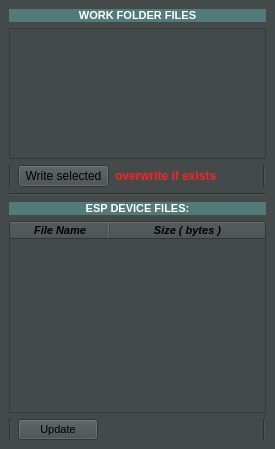
  <widget class="QDockWidget" name="dockWidget_Files">
   <property name="sizePolicy">
    <sizepolicy hsizetype="Preferred" vsizetype="Preferred">
     <horstretch>0</horstretch>
     <verstretch>0</verstretch>
    </sizepolicy>
   </property>
   <property name="minimumSize">
    <size>
     <width>255</width>
     <height>449</height>
    </size>
   </property>
   <property name="maximumSize">
    <size>
     <width>524287</width>
     <height>524287</height>
    </size>
   </property>
   <property name="baseSize">
    <size>
     <width>0</width>
     <height>0</height>
    </size>
   </property>
   <property name="font">
    <font>
     <family>MS Shell Dlg 2</family>
     <pointsize>8</pointsize>
    </font>
   </property>
   <property name="styleSheet">
    <string notr="true">background-color: rgb(68, 74, 74);</string>
   </property>
   <property name="floating">
    <bool>false</bool>
   </property>
   <property name="features">
    <set>QDockWidget::DockWidgetFloatable|QDockWidget::DockWidgetMovable</set>
   </property>
   <property name="windowTitle">
    <string>MANAGE LUA FILES</string>
   </property>
   <attribute name="dockWidgetArea">
    <number>1</number>
   </attribute>
   <widget class="QWidget" name="dockWidgetContents_2">
    <layout class="QVBoxLayout" name="verticalLayout">
     <item>
      <widget class="QLabel" name="label_2">
       <property name="maximumSize">
        <size>
         <width>16777215</width>
         <height>15</height>
        </size>
       </property>
       <property name="font">
        <font>
         <family>MS Shell Dlg 2</family>
         <pointsize>8</pointsize>
         <weight>75</weight>
         <bold>true</bold>
        </font>
       </property>
       <property name="styleSheet">
        <string notr="true">background-color: rgba(96, 170, 170, 128);
color: rgb(255, 255, 255);</string>
       </property>
       <property name="text">
        <string>WORK FOLDER FILES</string>
       </property>
       <property name="alignment">
        <set>Qt::AlignCenter</set>
       </property>
      </widget>
     </item>
     <item>
      <widget class="QTreeView" name="treeFiles">
       <property name="styleSheet">
        <string notr="true">alternate-background-color: rgb(74, 80, 80);</string>
       </property>
       <property name="verticalScrollBarPolicy">
        <enum>Qt::ScrollBarAlwaysOff</enum>
       </property>
       <property name="horizontalScrollBarPolicy">
        <enum>Qt::ScrollBarAlwaysOff</enum>
       </property>
       <property name="sizeAdjustPolicy">
        <enum>QAbstractScrollArea::AdjustToContents</enum>
       </property>
       <property name="alternatingRowColors">
        <bool>true</bool>
       </property>
       <property name="selectionMode">
        <enum>QAbstractItemView::ExtendedSelection</enum>
       </property>
      </widget>
     </item>
     <item>
      <layout class="QHBoxLayout" name="horizontalLayout_10">
       <property name="spacing">
        <number>6</number>
       </property>
       <item>
        <widget class="Line" name="line_32">
         <property name="orientation">
          <enum>Qt::Vertical</enum>
         </property>
        </widget>
       </item>
       <item>
        <widget class="QPushButton" name="btnFilesWriteESP">
         <property name="maximumSize">
          <size>
           <width>16777215</width>
           <height>23</height>
          </size>
         </property>
         <property name="text">
          <string> Write selected </string>
         </property>
         <property name="icon">
          <iconset resource="main.qrc">
           <normaloff>:/icons/Icons/tool956.png</normaloff>:/icons/Icons/tool956.png</iconset>
         </property>
         <property name="flat">
          <bool>false</bool>
         </property>
        </widget>
       </item>
       <item>
        <widget class="QLabel" name="label_8">
         <property name="maximumSize">
          <size>
           <width>16777215</width>
           <height>16777215</height>
          </size>
         </property>
         <property name="font">
          <font>
           <weight>75</weight>
           <bold>true</bold>
          </font>
         </property>
         <property name="styleSheet">
          <string notr="true">color: rgb(255, 32, 32);
background-color: rgba(255, 255, 255, 0);</string>
         </property>
         <property name="text">
          <string>overwrite if exists</string>
         </property>
        </widget>
       </item>
       <item>
        <spacer name="horizontalSpacer_6">
         <property name="orientation">
          <enum>Qt::Horizontal</enum>
         </property>
         <property name="sizeHint" stdset="0">
          <size>
           <width>40</width>
           <height>15</height>
          </size>
         </property>
        </spacer>
       </item>
       <item>
        <widget class="Line" name="line_3">
         <property name="orientation">
          <enum>Qt::Vertical</enum>
         </property>
        </widget>
       </item>
      </layout>
     </item>
     <item>
      <widget class="Line" name="line_14">
       <property name="orientation">
        <enum>Qt::Horizontal</enum>
       </property>
      </widget>
     </item>
     <item>
      <widget class="QLabel" name="label">
       <property name="maximumSize">
        <size>
         <width>16777215</width>
         <height>15</height>
        </size>
       </property>
       <property name="font">
        <font>
         <family>MS Shell Dlg 2</family>
         <pointsize>8</pointsize>
         <weight>75</weight>
         <bold>true</bold>
        </font>
       </property>
       <property name="styleSheet">
        <string notr="true">background-color: rgba(96, 170, 170, 128);
color: rgb(255, 255, 255);</string>
       </property>
       <property name="text">
        <string>ESP DEVICE FILES:</string>
       </property>
       <property name="alignment">
        <set>Qt::AlignCenter</set>
       </property>
      </widget>
     </item>
     <item>
      <widget class="QTableWidget" name="listFilesESP">
       <property name="sizePolicy">
        <sizepolicy hsizetype="Expanding" vsizetype="Minimum">
         <horstretch>0</horstretch>
         <verstretch>0</verstretch>
        </sizepolicy>
       </property>
       <property name="minimumSize">
        <size>
         <width>0</width>
         <height>120</height>
        </size>
       </property>
       <property name="maximumSize">
        <size>
         <width>16777215</width>
         <height>16777215</height>
        </size>
       </property>
       <property name="contextMenuPolicy">
        <enum>Qt::CustomContextMenu</enum>
       </property>
       <property name="toolTip">
        <string>&lt;html&gt;&lt;head/&gt;&lt;body&gt;&lt;p&gt;Double click on filename for download from ESP&lt;/p&gt;&lt;/body&gt;&lt;/html&gt;</string>
       </property>
       <property name="lineWidth">
        <number>1</number>
       </property>
       <property name="midLineWidth">
        <number>0</number>
       </property>
       <property name="verticalScrollBarPolicy">
        <enum>Qt::ScrollBarAlwaysOff</enum>
       </property>
       <property name="horizontalScrollBarPolicy">
        <enum>Qt::ScrollBarAlwaysOff</enum>
       </property>
       <property name="editTriggers">
        <set>QAbstractItemView::NoEditTriggers</set>
       </property>
       <property name="selectionMode">
        <enum>QAbstractItemView::SingleSelection</enum>
       </property>
       <property name="showGrid">
        <bool>true</bool>
       </property>
       <property name="gridStyle">
        <enum>Qt::DotLine</enum>
       </property>
       <property name="sortingEnabled">
        <bool>false</bool>
       </property>
       <property name="wordWrap">
        <bool>false</bool>
       </property>
       <property name="cornerButtonEnabled">
        <bool>true</bool>
       </property>
       <attribute name="horizontalHeaderStretchLastSection">
        <bool>true</bool>
       </attribute>
       <attribute name="verticalHeaderDefaultSectionSize">
        <number>23</number>
       </attribute>
       <attribute name="verticalHeaderHighlightSections">
        <bool>true</bool>
       </attribute>
       <column>
        <property name="text">
         <string>File Name</string>
        </property>
        <property name="font">
         <font>
          <family>MS Shell Dlg 2</family>
          <pointsize>8</pointsize>
          <weight>75</weight>
          <italic>true</italic>
          <bold>true</bold>
         </font>
        </property>
        <property name="textAlignment">
         <set>AlignHCenter|AlignVCenter|AlignCenter</set>
        </property>
       </column>
       <column>
        <property name="text">
         <string>Size ( bytes )</string>
        </property>
        <property name="font">
         <font>
          <family>MS Shell Dlg 2</family>
          <pointsize>8</pointsize>
          <weight>75</weight>
          <italic>true</italic>
          <bold>true</bold>
         </font>
        </property>
        <property name="textAlignment">
         <set>AlignHCenter|AlignVCenter|AlignCenter</set>
        </property>
       </column>
      </widget>
     </item>
     <item>
      <layout class="QHBoxLayout" name="horizontalLayout_3">
       <property name="spacing">
        <number>6</number>
       </property>
       <item>
        <widget class="Line" name="line_20">
         <property name="orientation">
          <enum>Qt::Vertical</enum>
         </property>
        </widget>
       </item>
       <item>
        <widget class="QPushButton" name="btnFilesESPUpdate">
         <property name="maximumSize">
          <size>
           <width>16777215</width>
           <height>23</height>
          </size>
         </property>
         <property name="font">
          <font>
           <family>MS Shell Dlg 2</family>
           <pointsize>8</pointsize>
          </font>
         </property>
         <property name="text">
          <string>Update</string>
         </property>
         <property name="icon">
          <iconset resource="main.qrc">
           <normaloff>:/icons/Icons/refresh57.png</normaloff>:/icons/Icons/refresh57.png</iconset>
         </property>
         <property name="flat">
          <bool>false</bool>
         </property>
        </widget>
       </item>
       <item>
        <spacer name="horizontalSpacer_2">
         <property name="font">
          <font>
           <family>MS Shell Dlg 2</family>
           <pointsize>8</pointsize>
          </font>
         </property>
         <property name="orientation">
          <enum>Qt::Horizontal</enum>
         </property>
         <property name="sizeHint" stdset="0">
          <size>
           <width>40</width>
           <height>15</height>
          </size>
         </property>
        </spacer>
       </item>
       <item>
        <widget class="Line" name="line_21">
         <property name="orientation">
          <enum>Qt::Vertical</enum>
         </property>
        </widget>
       </item>
      </layout>
     </item>
    </layout>
   </widget>
  </widget>
